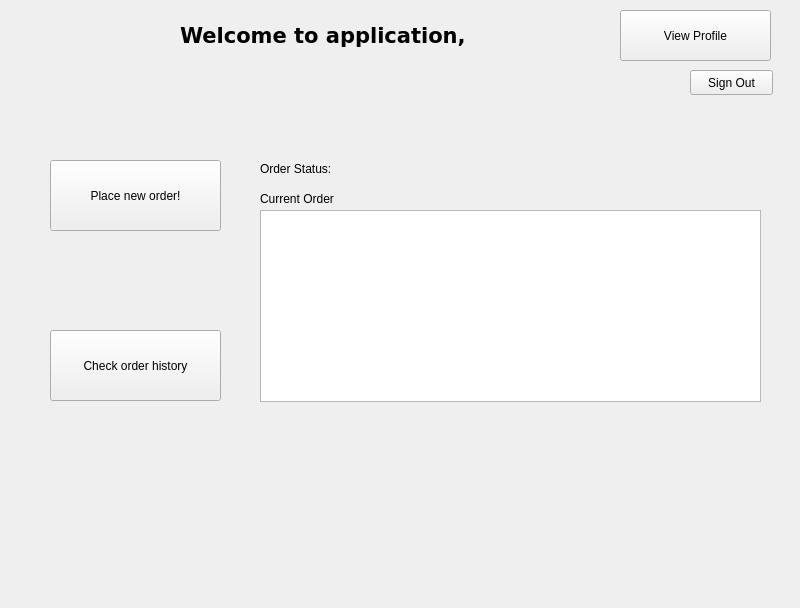
<?xml version="1.0" encoding="UTF-8"?>
<ui version="4.0">
 <class>Owner_Interface</class>
 <widget class="QWidget" name="Owner_Interface">
  <property name="geometry">
   <rect>
    <x>0</x>
    <y>0</y>
    <width>800</width>
    <height>608</height>
   </rect>
  </property>
  <property name="windowTitle">
   <string>Form</string>
  </property>
  <widget class="QLabel" name="Welcome">
   <property name="geometry">
    <rect>
     <x>180</x>
     <y>10</y>
     <width>431</width>
     <height>51</height>
    </rect>
   </property>
   <property name="font">
    <font>
     <family>DejaVu Sans</family>
     <pointsize>16</pointsize>
     <weight>75</weight>
     <bold>true</bold>
    </font>
   </property>
   <property name="text">
    <string>Welcome to application,</string>
   </property>
  </widget>
  <widget class="QLabel" name="Owner_FirstName">
   <property name="geometry">
    <rect>
     <x>470</x>
     <y>20</y>
     <width>211</width>
     <height>31</height>
    </rect>
   </property>
   <property name="font">
    <font>
     <family>DejaVu Sans</family>
     <pointsize>16</pointsize>
     <weight>75</weight>
     <bold>true</bold>
    </font>
   </property>
   <property name="text">
    <string/>
   </property>
  </widget>
  <widget class="QPushButton" name="owner_prof_button">
   <property name="geometry">
    <rect>
     <x>620</x>
     <y>10</y>
     <width>151</width>
     <height>51</height>
    </rect>
   </property>
   <property name="text">
    <string>View Profile</string>
   </property>
  </widget>
  <widget class="QPushButton" name="pushButton_2">
   <property name="geometry">
    <rect>
     <x>690</x>
     <y>70</y>
     <width>83</width>
     <height>25</height>
    </rect>
   </property>
   <property name="text">
    <string>Sign Out</string>
   </property>
  </widget>
  <widget class="QPushButton" name="Place_cargo_button">
   <property name="geometry">
    <rect>
     <x>50</x>
     <y>160</y>
     <width>171</width>
     <height>71</height>
    </rect>
   </property>
   <property name="text">
    <string>Place new order!</string>
   </property>
  </widget>
  <widget class="QPushButton" name="History_button">
   <property name="geometry">
    <rect>
     <x>50</x>
     <y>330</y>
     <width>171</width>
     <height>71</height>
    </rect>
   </property>
   <property name="text">
    <string>Check order history</string>
   </property>
  </widget>
  <widget class="QLabel" name="label">
   <property name="geometry">
    <rect>
     <x>260</x>
     <y>160</y>
     <width>111</width>
     <height>17</height>
    </rect>
   </property>
   <property name="text">
    <string>Order Status:</string>
   </property>
  </widget>
  <widget class="QLabel" name="Order_status">
   <property name="geometry">
    <rect>
     <x>360</x>
     <y>160</y>
     <width>64</width>
     <height>17</height>
    </rect>
   </property>
   <property name="text">
    <string/>
   </property>
  </widget>
  <widget class="QTableView" name="tableView">
   <property name="geometry">
    <rect>
     <x>260</x>
     <y>210</y>
     <width>501</width>
     <height>192</height>
    </rect>
   </property>
  </widget>
  <widget class="QLabel" name="label_2">
   <property name="geometry">
    <rect>
     <x>260</x>
     <y>190</y>
     <width>101</width>
     <height>17</height>
    </rect>
   </property>
   <property name="text">
    <string>Current Order</string>
   </property>
  </widget>
 </widget>
 <resources/>
 <connections/>
</ui>
